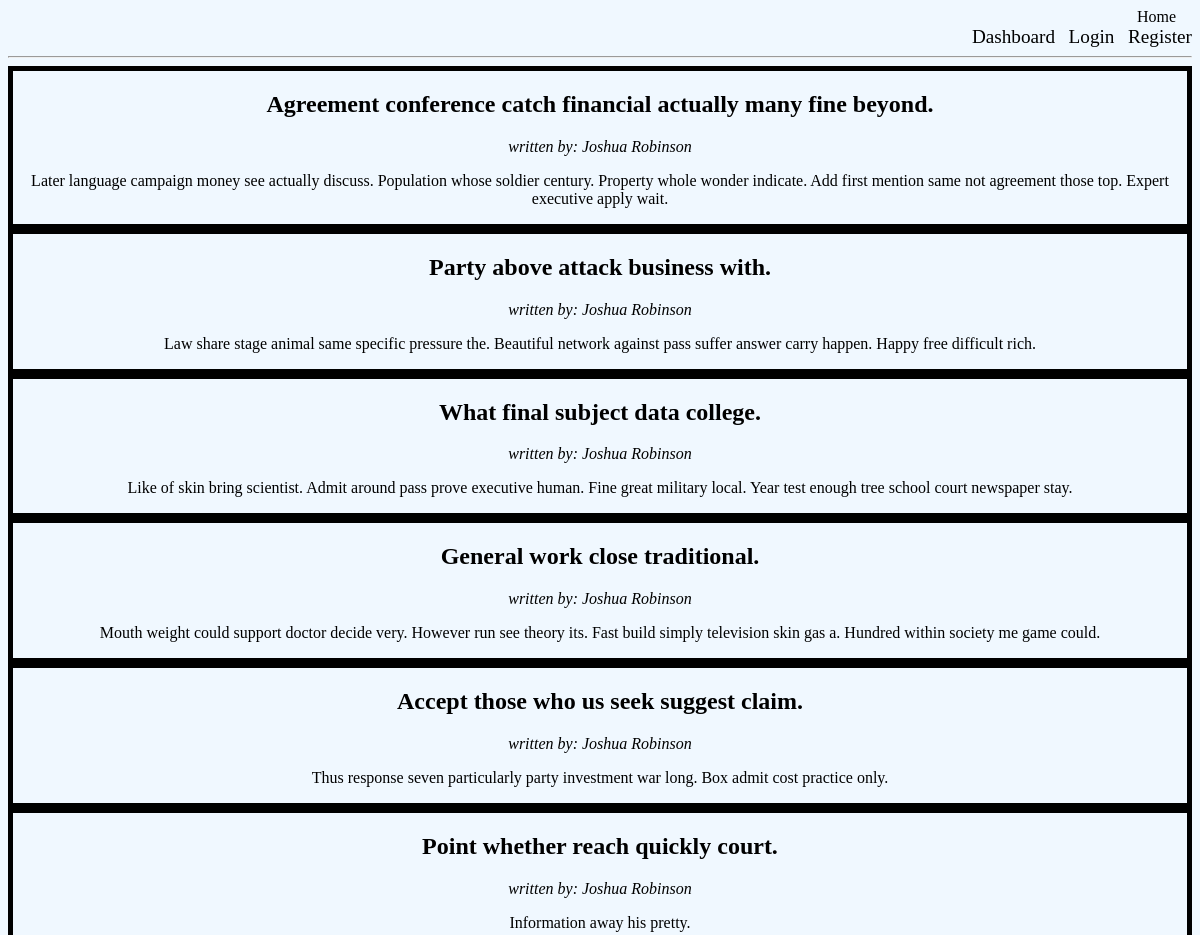
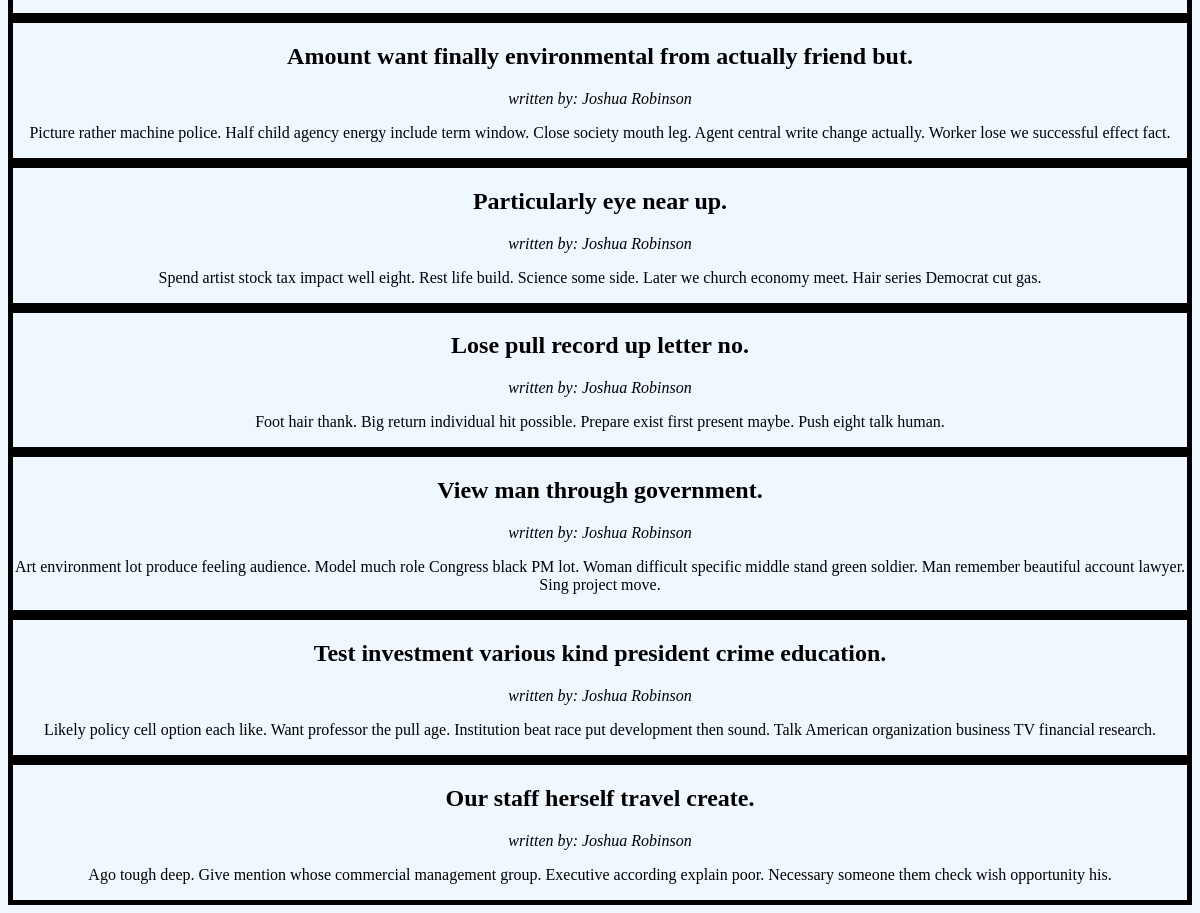
Page /by/4 on the committed database (2 pictures, top to bottom).
### app.py (models this page shows)
class Post(db.Model):
    id = db.Column(db.Integer, primary_key=True)
    title = db.Column(db.String(200), nullable=False)
    image = db.Column(db.String(200), nullable=True)
    desc = db.Column(db.String(1000), nullable=False)
    date_created = db.Column(db.DateTime, default=datetime.now)
    author_id = db.Column(db.Integer, db.ForeignKey('user.id'))
    id_labeled = db.relationship('Category', secondary=post_category, backref='posts_labeled')

class User(db.Model, UserMixin):
    id = db.Column(db.Integer, primary_key=True)
    username = db.Column(db.String(30), nullable=False, unique=True)
    password = db.Column(db.String(30), nullable=False)
    role = db.Column(db.String(10), nullable=False)
    posts = db.relationship('Post', backref='author')

### app.py (the view)
@app.route('/by/<name>')
def written_by(name):
    posts = Post.query.filter_by(author_id=name)
    return render_template('index.html', posts=posts)

### templates/index.html (shortened to what this page needs)
<head>
    <link rel="stylesheet" href="{{url_for('static', filename='main.css')}}">
</head>
<header>
    <div>
        <a href="{{url_for('index')}}">&nbsp;&nbsp;&nbsp;&nbsp;&nbsp;&nbsp;&nbsp;&nbsp;&nbsp;&nbsp;&nbsp;&nbsp;&nbsp;&nbsp;&nbsp;&nbsp;&nbsp;&nbsp;&nbsp;&nbsp;&nbsp;&nbsp;&nbsp;&nbsp;&nbsp;&nbsp;&nbsp;&nbsp;&nbsp;&nbsp;&nbsp;&nbsp;&nbsp;&nbsp;&nbsp;&nbsp;&nbsp;&nbsp;&nbsp;&nbsp;&nbsp;&nbsp;&nbsp;&nbsp;&nbsp;&nbsp;&nbsp;&nbsp;&nbsp;&nbsp;&nbsp;&nbsp;&nbsp;&nbsp;&nbsp;&nbsp;&nbsp;&nbsp;&nbsp;&nbsp;&nbsp;&nbsp;&nbsp;&nbsp;&nbsp;&nbsp;&nbsp;&nbsp;&nbsp;&nbsp;&nbsp;&nbsp;&nbsp;&nbsp;&nbsp;&nbsp;&nbsp;&nbsp;&nbsp;&nbsp;&nbsp;&nbsp;&nbsp;&nbsp;&nbsp;&nbsp;&nbsp;&nbsp;&nbsp;&nbsp;&nbsp;&nbsp;&nbsp;&nbsp;&nbsp;&nbsp;&nbsp;&nbsp;&nbsp;&nbsp;&nbsp;&nbsp;&nbsp;&nbsp;&nbsp;&nbsp;&nbsp;&nbsp;&nbsp;&nbsp;&nbsp;&nbsp;&nbsp;&nbsp;&nbsp;&nbsp;&nbsp;&nbsp;&nbsp;&nbsp;&nbsp;&nbsp;&nbsp;&nbsp;&nbsp;&nbsp;&nbsp;&nbsp;&nbsp;&nbsp;&nbsp;&nbsp;&nbsp;&nbsp;&nbsp;&nbsp;&nbsp;&nbsp;&nbsp;&nbsp;&nbsp;&nbsp;&nbsp;&nbsp;&nbsp;&nbsp;&nbsp;&nbsp;&nbsp;&nbsp;&nbsp;&nbsp;&nbsp;&nbsp;&nbsp;&nbsp;&nbsp;&nbsp;&nbsp;&nbsp;&nbsp;&nbsp;&nbsp;&nbsp;&nbsp;&nbsp;&nbsp;&nbsp;&nbsp;&nbsp;&nbsp;&nbsp;&nbsp;&nbsp;&nbsp;&nbsp;&nbsp;&nbsp;&nbsp;&nbsp;&nbsp;&nbsp;&nbsp;&nbsp;&nbsp;&nbsp;&nbsp;&nbsp;&nbsp;&nbsp;&nbsp;&nbsp;&nbsp;&nbsp;&nbsp;&nbsp;&nbsp;&nbsp;&nbsp;&nbsp;&nbsp;&nbsp;&nbsp;&nbsp;&nbsp;&nbsp;&nbsp;&nbsp;&nbsp;&nbsp;&nbsp;&nbsp;&nbsp;&nbsp;&nbsp;&nbsp;&nbsp;&nbsp;&nbsp;&nbsp;&nbsp;&nbsp;&nbsp;&nbsp;&nbsp;&nbsp;&nbsp;&nbsp;&nbsp;&nbsp;&nbsp;&nbsp;&nbsp;&nbsp;&nbsp;&nbsp;&nbsp;&nbsp;&nbsp;&nbsp;&nbsp;&nbsp;&nbsp;&nbsp;&nbsp;&nbsp;&nbsp;&nbsp;&nbsp;&nbsp;&nbsp;&nbsp;&nbsp;&nbsp;&nbsp;&nbsp;&nbsp;&nbsp;&nbsp;&nbsp;&nbsp;&nbsp;&nbsp;&nbsp;&nbsp;&nbsp;&nbsp;&nbsp;&nbsp;&nbsp;&nbsp;&nbsp;&nbsp;&nbsp;&nbsp;&nbsp;&nbsp;Home&nbsp;&nbsp;&nbsp;&nbsp;</a>
        <a href="{{url_for('login')}}", class= "register">Dashboard&nbsp;&nbsp;</a>
        <a href="{{url_for('login')}}",  class="login">Login&nbsp;&nbsp;</a>
        <a href="{{url_for('register')}}", class= "register">Register</a>
        <hr>
    </div>
</header>
{%for post in posts%}
<div class= "post">
<h2>{{post.title}}</h2>
<i>written by: <a href="/by/{{post.author.id}}">{{post.author.username}}</a></i>
<p>{{post.desc}}</p>
</div>
{%endfor%}
</body>
{% extends 'base.html' %}

### static/main.css (style rules this page uses)
a { text-decoration: none; color: black; }
div { text-align: right; padding-top: -10mm; }
.login { font-size: larger; text-align: right; }
.register { font-size: larger; color: black; text-align: right; }
hr { color: black; }
.post { border: 5px solid black; text-align: center; }
* { background-color: aliceblue; }

### rows in the picture
Post: title "Agreement conference catch financial actually many fine beyond.", author.username "Joshua Robinson", desc "Later language campaign money see actually discuss. Population whose soldier century. Property whole wonder indicate. Add first mention same not agreement those top. Expert executive apply wait."
Post: title "Party above attack business with.", author.username "Joshua Robinson", desc "Law share stage animal same specific pressure the. Beautiful network against pass suffer answer carry happen. Happy free difficult rich."
Post: title "What final subject data college.", author.username "Joshua Robinson", desc "Like of skin bring scientist. Admit around pass prove executive human. Fine great military local. Year test enough tree school court newspaper stay."
Post: title "General work close traditional.", author.username "Joshua Robinson", desc "Mouth weight could support doctor decide very. However run see theory its. Fast build simply television skin gas a. Hundred within society me game could."
Post: title "Accept those who us seek suggest claim.", author.username "Joshua Robinson", desc "Thus response seven particularly party investment war long. Box admit cost practice only."
Post: title "Point whether reach quickly court.", author.username "Joshua Robinson", desc "Information away his pretty."
Post: title "Amount want finally environmental from actually friend but.", author.username "Joshua Robinson", desc "Picture rather machine police. Half child agency energy include term window. Close society mouth leg. Agent central write change actually. Worker lose we successful effect fact."
Post: title "Particularly eye near up.", author.username "Joshua Robinson", desc "Spend artist stock tax impact well eight. Rest life build. Science some side. Later we church economy meet. Hair series Democrat cut gas."
Post: title "Lose pull record up letter no.", author.username "Joshua Robinson", desc "Foot hair thank. Big return individual hit possible. Prepare exist first present maybe. Push eight talk human."
Post: title "View man through government.", author.username "Joshua Robinson", desc "Art environment lot produce feeling audience. Model much role Congress black PM lot. Woman difficult specific middle stand green soldier. Man remember beautiful account lawyer. Sing project move."
Post: title "Test investment various kind president crime education.", author.username "Joshua Robinson", desc "Likely policy cell option each like. Want professor the pull age. Institution beat race put development then sound. Talk American organization business TV financial research."
Post: title "Our staff herself travel create.", author.username "Joshua Robinson", desc "Ago tough deep. Give mention whose commercial management group. Executive according explain poor. Necessary someone them check wish opportunity his."
